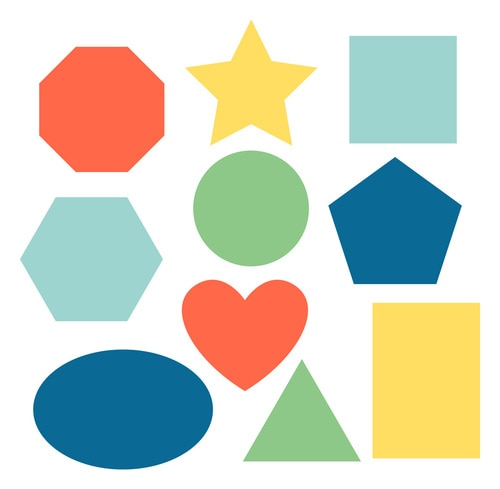
#> input picture shapes.jpg, 500 x 489 px
$ python ShapeDetection.py
#> lines starting #> are read from the running program, lines starting #| are printed output that depends on the picture; after the words box and inside, x2 and y2 are one past the last pixel; in counts of white or black regions, pixels touching at a corner belong together
#   M Wes-J
#
#   Created: Jan 30th, 2020
#
#   Shape Detection with Fourier Descriptors

import cv2 as cv
import numpy as np
import matplotlib.pyplot as plt

plt.rcParams.update({"figure.max_open_warning": 0})

# [6 lines of commented-out code are left out]
def importImg(file, color):
#> called with file = 'shapes.jpg', color = 0
    img = cv.imread(file, color)
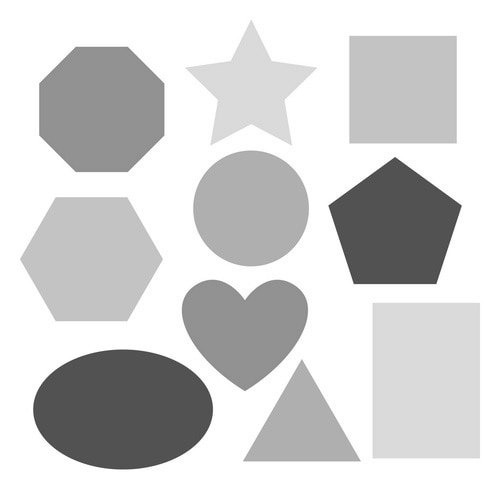
#> img: shape (489, 500); min 57, max 255, mean 209.2
    return img


# SHOW IMAGE
#   params:
#     img   = image variable
#     color = import color scheme
def showImg(img, color):
    plt.title("OG img")
    plt.imshow(img, cmap="gray", interpolation="bicubic")
    # nearest, bilinear, bicubictt


def showCircle(xx, yy, radius):
    circle = plt.Circle((xx, yy), radius, color="r", fill=False)
    plt.gcf().gca().add_artist(circle)

def hist(img):
    hist = []
    print()
    for i in range(0,256):
        hist.append(len(np.where(img == i)[0]))
        if hist[i] > 0:
            print(i, ':', hist[i])

def showLine(xStart, yStart, xEnd, yEnd):
    plt.plot([xStart, xEnd], [yStart, yEnd], linewidth=1, ls="dashed", color="r", marker="o", ms=2.5)


#################################################################################


# To show the results
plt.figure()

f = "shapes.jpg"
color = 0  # gray=0, BGR=1
img = importImg(f, color)

# ""

# Create Circle:
edges = cv.Canny(img, 100, 200)  # TODO: what is 100 & 200 ?
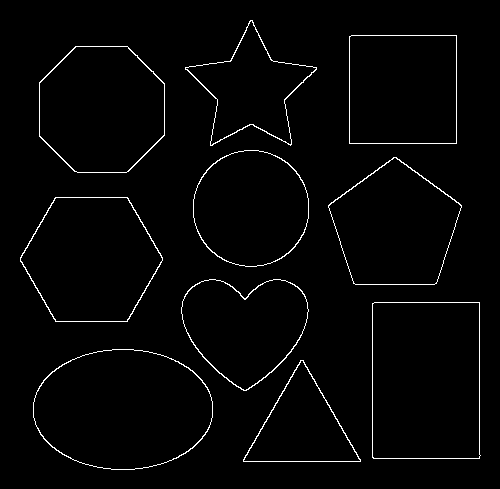
#> edges: shape (489, 500); 2% white in thin lines or dots, all inside (x1, y1, x2, y2) = (20, 20, 481, 470)
print(type(edges[0][0]))
#| <class 'numpy.uint8'>
print(np.shape(edges))
#| (489, 500)
# e = np.ndarray(np.shape(edges)[0], np.shape(edges)[1], dtype=np.uint8)
# e[:,:,3] = (edges[:,:,0] > 250)

# Fourier Descriptor - [c]
c = []

# ""

showImg(img, color)
showImg(edges, color)
showCircle(0, 0, 100)
showCircle(250, 250, 100)
showLine(250, 250, 25, 25)
plt.show()
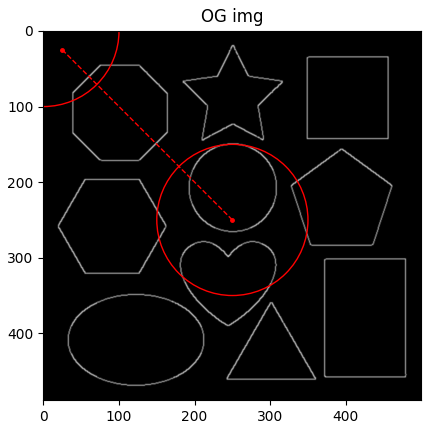
#> figure drawn by matplotlib, 1 panel
#plt.savefig("figure.png")
